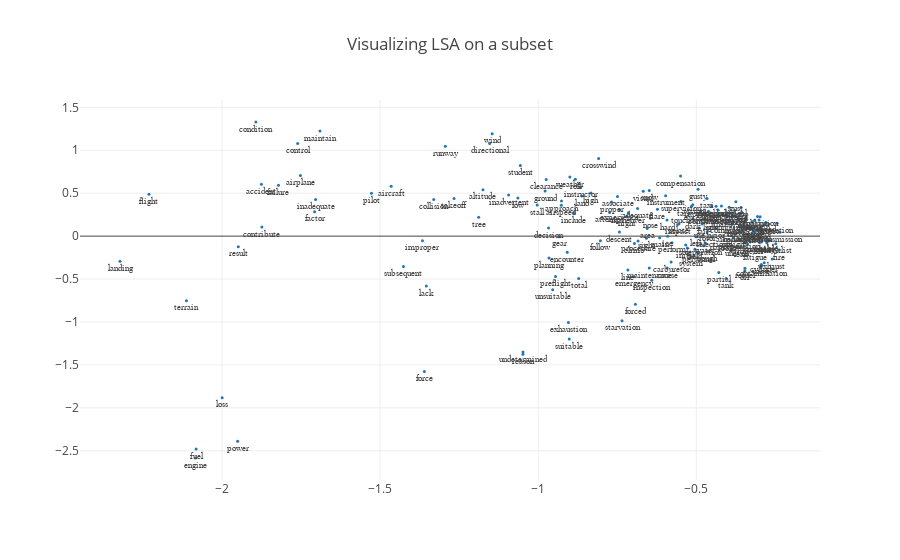

The cell this chart's notebook holds for it:
### Code cell
x, y, terms = get_terms_arrays(-1*tls[:,0], -1*tls[:,1], vocabulary_reduced)
plot_lsa(x, y, terms) \
    .update_layout(title_text = "Visualizing LSA on a subset") \
    .show()

### Figure 1 — Plotly figure (JSON) as saved in the notebook; plotly's stock layout.template omitted (floating-point values rounded to 4 significant figures; data arrays with more than 128 entries replaced by an {"elided": "..."} marker saying what was removed)
{"data": [{"marker": {"size": 3}, "mode": "markers+text", "name": "Markers and Text", "text": {"elided": "178 str values"}, "textfont": {"family": "sans serif", "size": 9}, "textposition": "bottom center", "type": "scatter", "x": {"elided": "178 float values"}, "y": {"elided": "178 float values"}}], "layout": {"autosize": true, "title": {"text": "Visualizing LSA on a subset"}, "xaxis": {"autorange": true, "range": [-2.451, -0.1064], "type": "linear"}, "yaxis": {"autorange": true, "range": [-2.825, 1.57], "type": "linear"}}}
